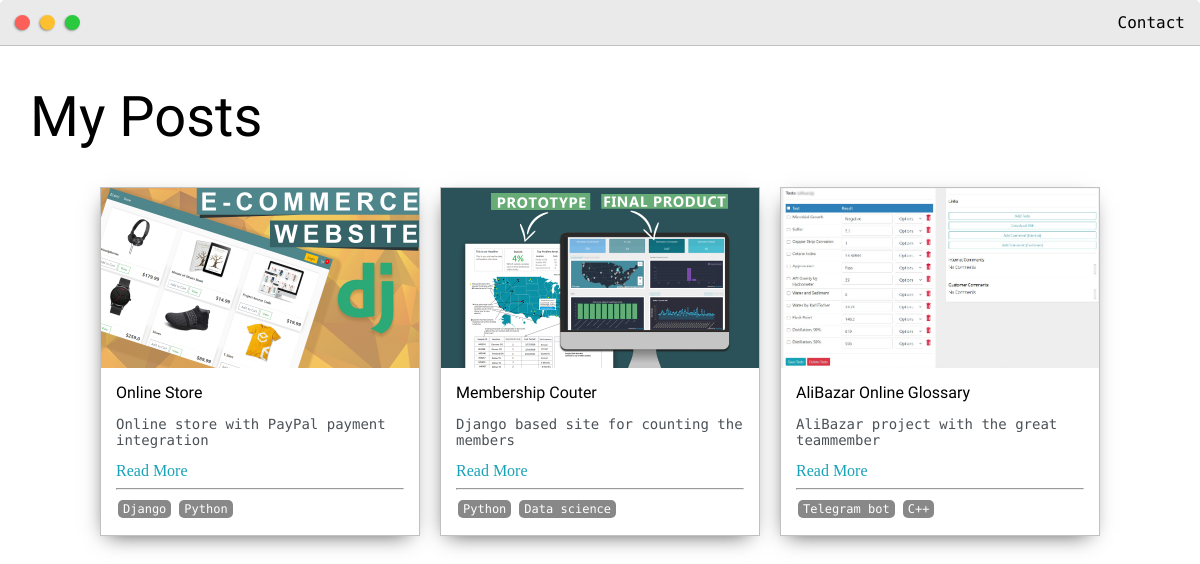
/posts/, run on the app's committed database.
### mainsite/models.py (models this page shows, shortened)
class Post(models.Model):
    headline = models.CharField(max_length=200)
    sub_headline = models.CharField(max_length=200, null=True, blank=True)
    thumbnails = models.ImageField(null=True, blank=True, upload_to="images", default="desktop wallpaper.jpg") # pip install pillow
    body = models.TextField(null=True, blank=True)
    created = models.DateTimeField(auto_now_add=True)
    active = models.BooleanField(default=False)
    featured = models.BooleanField(default=False)
    tags = models.ManyToManyField(Tag, null=True)

class Tag(models.Model):
    name = models.CharField(max_length=200)
    def __str__(self):
        return self.name

### mainsite/views.py (the view)
# urls.py: path('posts/', views.posts, name='posts'),
def posts(request):
    posts = Post.objects.filter(active=True)
    context = {'posts': posts}
    return render(request, 'mainsite/posts.html', context)

### mainsite/templates/mainsite/posts.html (shortened to what this page needs)
{% extends 'mainsite/main.html' %}
{% load static %}
{% block content %}
    {% include 'mainsite/navbar.html' %}
    <div class="main-container">
        <h1>My Posts</h1>
        <div class="post-wrapper">
            {% for post in posts %}
            <div class="post">
                <img class="thumbnail" src="{{ post.thumbnails.url }}">
                <div class="post-preview">
                    <h6 class="post-title">{{ post.headline }}</h6>
                    <p class="post-intro">{{ post.sub_headline}}</p>
                    <a href="{% url 'post' post.id %}">Read More</a>
                    <hr>
                    {% for tag in post.tags.all %}
                        <span class='tag'>{{tag}} </span>
                    {% endfor %}
                </div>
            </div>
            {% empty %}
                <h3>No Posts found ...</h3>
            {% endfor %}
        </div>
    </div>
{% endblock content %}

### static/css/default.css (style rules this page uses)
:root { --mainColor:#eaeaea; --secondaryColor:#fff; --borderColor:#c1c1c1; --mainText:black; --secondaryText:#4b5156; --themeDotBorder:#24292e; --previewBg:rgb(251, 249, 243, 0.8); --previewShadow:#f0ead6; --buttonColor:black; }
html, body { padding: 0; margin: 0; scroll-behavior: smooth; }
body * { transition: 0.3s; }
h1, h2, h3, h4, h5, h6, strong { color: var(--mainText); font-family: 'Russo One', sans-serif; font-weight: 500; }
p, li, span, label, input, textarea { color: var(--secondaryText); font-family: 'Roboto Mono', monospace; }
a { text-decoration: none; color:#17a2b8; }
h1 { font-size: 56px; }
h6 { font-size: 16px; }
.main-container { width: 1200px; margin: 0 auto; }
.post-wrapper { display: grid; grid-template-columns: repeat(auto-fit, 320px); gap:20px; justify-content: center; padding-bottom: 50px; }
.post { border:1px solid var(--borderColor); -webkit-box-shadow: -2px 7px 21px -9px rgba(0,0,0,0.75); -moz-box-shadow: -2px 7px 21px -9px rgba(0,0,0,0.75); box-shadow: -2px 7px 21px -9px rgba(0,0,0,0.75); }
.thumbnail { display: block; width: 100%; height:180px; object-fit: cover; }
.post-preview { background-color: #fff; padding:15px; }
.post-title { color:black; margin: 0; }
.post-intro { color:#4b5156; font-size: 14px; }
.tag { display:inline-block; color:#fff; background-color: #888; border-radius: 5px; margin: 2px; padding: 2px 5px; font-size: 12px; }
@media screen and (max-width: 1200px) { .main-container { width: 95%; } }

### data on the page
Post: thumbnails (picture), headline "Online Store", sub_headline "Online store with PayPal payment integration"
Tag: name "Django"
Tag: name "Python"
Post: thumbnails (picture), headline "Membership Couter", sub_headline "Django based site for counting the members"
Tag: name "Data science"
Post: thumbnails (picture), headline "AliBazar Online Glossary", sub_headline "AliBazar project with the great teammember"
Tag: name "Telegram bot"
Tag: name "C++"
